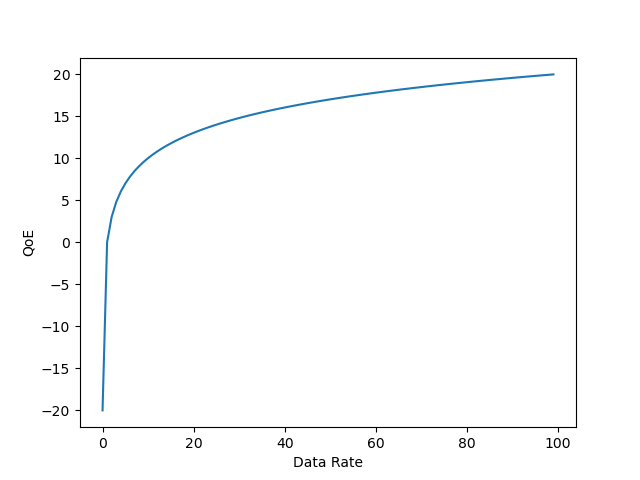

Reproduce this figure in Python.
# plot utility function
import matplotlib.pyplot as plt

from deepcomp.env.util.utility import log_utility

fig = plt.figure()
data_rate = list(range(100))
qoe = [log_utility(dr) for dr in data_rate]
plt.plot(data_rate, qoe)

plt.xlabel('Data Rate')
plt.ylabel('QoE')

plt.show()
